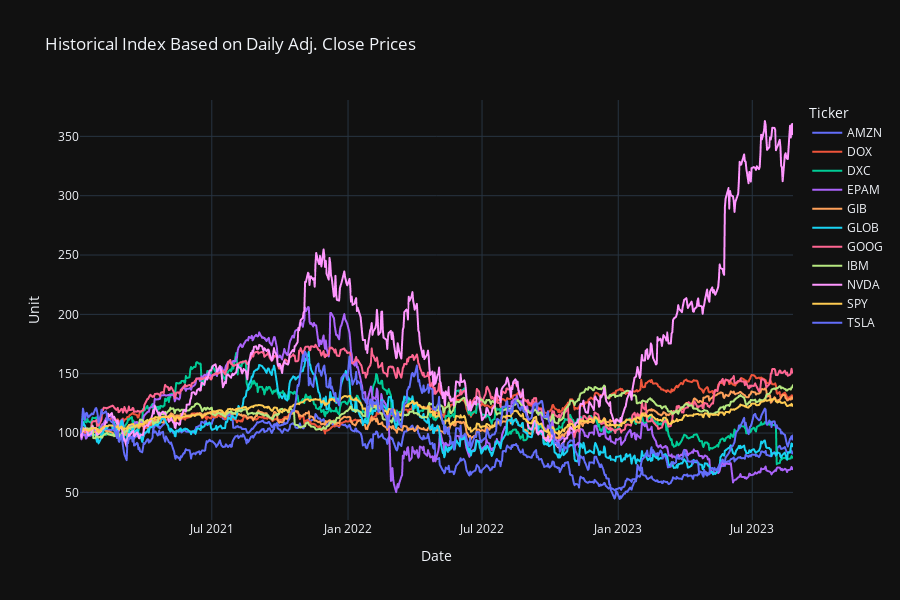

The notebook cell this image was saved under:
### Code cell
# Plot index
px.line(
    data_frame = index_df,
    title = 'Historical Index Based on Daily Adj. Close Prices',
    height = 600,
    labels = {'variable': 'Ticker', 'value': 'Unit'}
)

### Figure 1 — Plotly figure (JSON) as saved in the notebook; plotly's stock layout.template omitted (floating-point values rounded to 4 significant figures; data arrays with more than 128 entries replaced by an {"elided": "..."} marker saying what was removed)
{"data": [{"hovertemplate": "Ticker=AMZN<br>Date=%{x}<br>Unit=%{y}<extra></extra>", "legendgroup": "AMZN", "line": {"color": "#636efa", "dash": "solid"}, "marker": {"symbol": "circle"}, "mode": "lines", "name": "AMZN", "showlegend": true, "type": "scattergl", "x": {"elided": "666 str values"}, "xaxis": "x", "y": {"elided": "666 float values"}, "yaxis": "y"}, {"hovertemplate": "Ticker=DOX<br>Date=%{x}<br>Unit=%{y}<extra></extra>", "legendgroup": "DOX", "line": {"color": "#EF553B", "dash": "solid"}, "marker": {"symbol": "circle"}, "mode": "lines", "name": "DOX", "showlegend": true, "type": "scattergl", "x": {"elided": "666 str values"}, "xaxis": "x", "y": {"elided": "666 float values"}, "yaxis": "y"}, {"hovertemplate": "Ticker=DXC<br>Date=%{x}<br>Unit=%{y}<extra></extra>", "legendgroup": "DXC", "line": {"color": "#00cc96", "dash": "solid"}, "marker": {"symbol": "circle"}, "mode": "lines", "name": "DXC", "showlegend": true, "type": "scattergl", "x": {"elided": "666 str values"}, "xaxis": "x", "y": {"elided": "666 float values"}, "yaxis": "y"}, {"hovertemplate": "Ticker=EPAM<br>Date=%{x}<br>Unit=%{y}<extra></extra>", "legendgroup": "EPAM", "line": {"color": "#ab63fa", "dash": "solid"}, "marker": {"symbol": "circle"}, "mode": "lines", "name": "EPAM", "showlegend": true, "type": "scattergl", "x": {"elided": "666 str values"}, "xaxis": "x", "y": {"elided": "666 float values"}, "yaxis": "y"}, {"hovertemplate": "Ticker=GIB<br>Date=%{x}<br>Unit=%{y}<extra></extra>", "legendgroup": "GIB", "line": {"color": "#FFA15A", "dash": "solid"}, "marker": {"symbol": "circle"}, "mode": "lines", "name": "GIB", "showlegend": true, "type": "scattergl", "x": {"elided": "666 str values"}, "xaxis": "x", "y": {"elided": "666 float values"}, "yaxis": "y"}, {"hovertemplate": "Ticker=GLOB<br>Date=%{x}<br>Unit=%{y}<extra></extra>", "legendgroup": "GLOB", "line": {"color": "#19d3f3", "dash": "solid"}, "marker": {"symbol": "circle"}, "mode": "lines", "name": "GLOB", "showlegend": true, "type": "scattergl", "x": {"elided": "666 str values"}, "xaxis": "x", "y": {"elided": "666 float values"}, "yaxis": "y"}, {"hovertemplate": "Ticker=GOOG<br>Date=%{x}<br>Unit=%{y}<extra></extra>", "legendgroup": "GOOG", "line": {"color": "#FF6692", "dash": "solid"}, "marker": {"symbol": "circle"}, "mode": "lines", "name": "GOOG", "showlegend": true, "type": "scattergl", "x": {"elided": "666 str values"}, "xaxis": "x", "y": {"elided": "666 float values"}, "yaxis": "y"}, {"hovertemplate": "Ticker=IBM<br>Date=%{x}<br>Unit=%{y}<extra></extra>", "legendgroup": "IBM", "line": {"color": "#B6E880", "dash": "solid"}, "marker": {"symbol": "circle"}, "mode": "lines", "name": "IBM", "showlegend": true, "type": "scattergl", "x": {"elided": "666 str values"}, "xaxis": "x", "y": {"elided": "666 float values"}, "yaxis": "y"}, {"hovertemplate": "Ticker=NVDA<br>Date=%{x}<br>Unit=%{y}<extra></extra>", "legendgroup": "NVDA", "line": {"color": "#FF97FF", "dash": "solid"}, "marker": {"symbol": "circle"}, "mode": "lines", "name": "NVDA", "showlegend": true, "type": "scattergl", "x": {"elided": "666 str values"}, "xaxis": "x", "y": {"elided": "666 float values"}, "yaxis": "y"}, {"hovertemplate": "Ticker=SPY<br>Date=%{x}<br>Unit=%{y}<extra></extra>", "legendgroup": "SPY", "line": {"color": "#FECB52", "dash": "solid"}, "marker": {"symbol": "circle"}, "mode": "lines", "name": "SPY", "showlegend": true, "type": "scattergl", "x": {"elided": "666 str values"}, "xaxis": "x", "y": {"elided": "666 float values"}, "yaxis": "y"}, {"hovertemplate": "Ticker=TSLA<br>Date=%{x}<br>Unit=%{y}<extra></extra>", "legendgroup": "TSLA", "line": {"color": "#636efa", "dash": "solid"}, "marker": {"symbol": "circle"}, "mode": "lines", "name": "TSLA", "showlegend": true, "type": "scattergl", "x": {"elided": "666 str values"}, "xaxis": "x", "y": {"elided": "666 float values"}, "yaxis": "y"}], "layout": {"height": 600, "legend": {"title": {"text": "Ticker"}, "tracegroupgap": 0}, "title": {"text": "Historical Index Based on Daily Adj. Close Prices"}, "xaxis": {"anchor": "y", "domain": [0, 1], "title": {"text": "Date"}}, "yaxis": {"anchor": "x", "domain": [0, 1], "title": {"text": "Unit"}}}}
